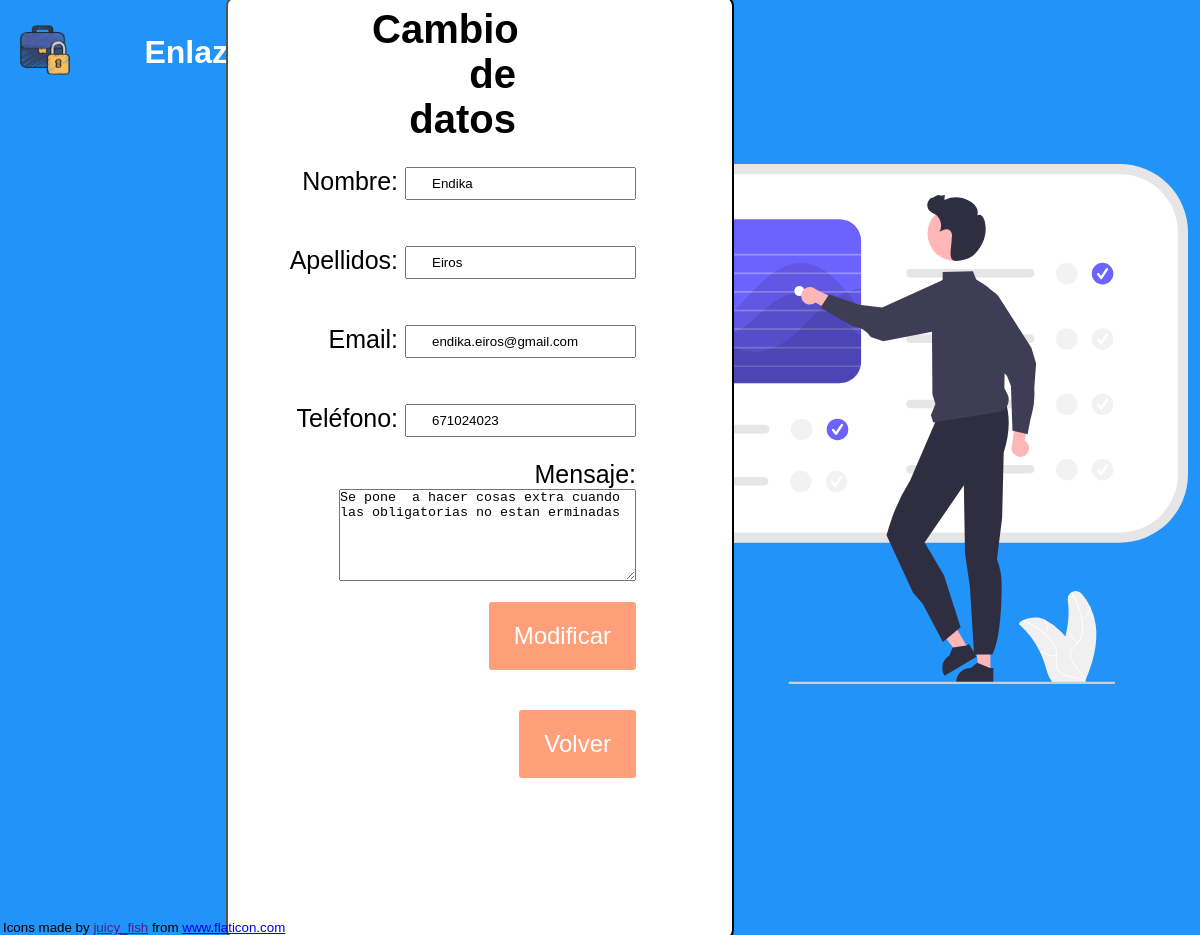
The page /app/modificarmensaje.php?id=1 on the database as committed earlier.
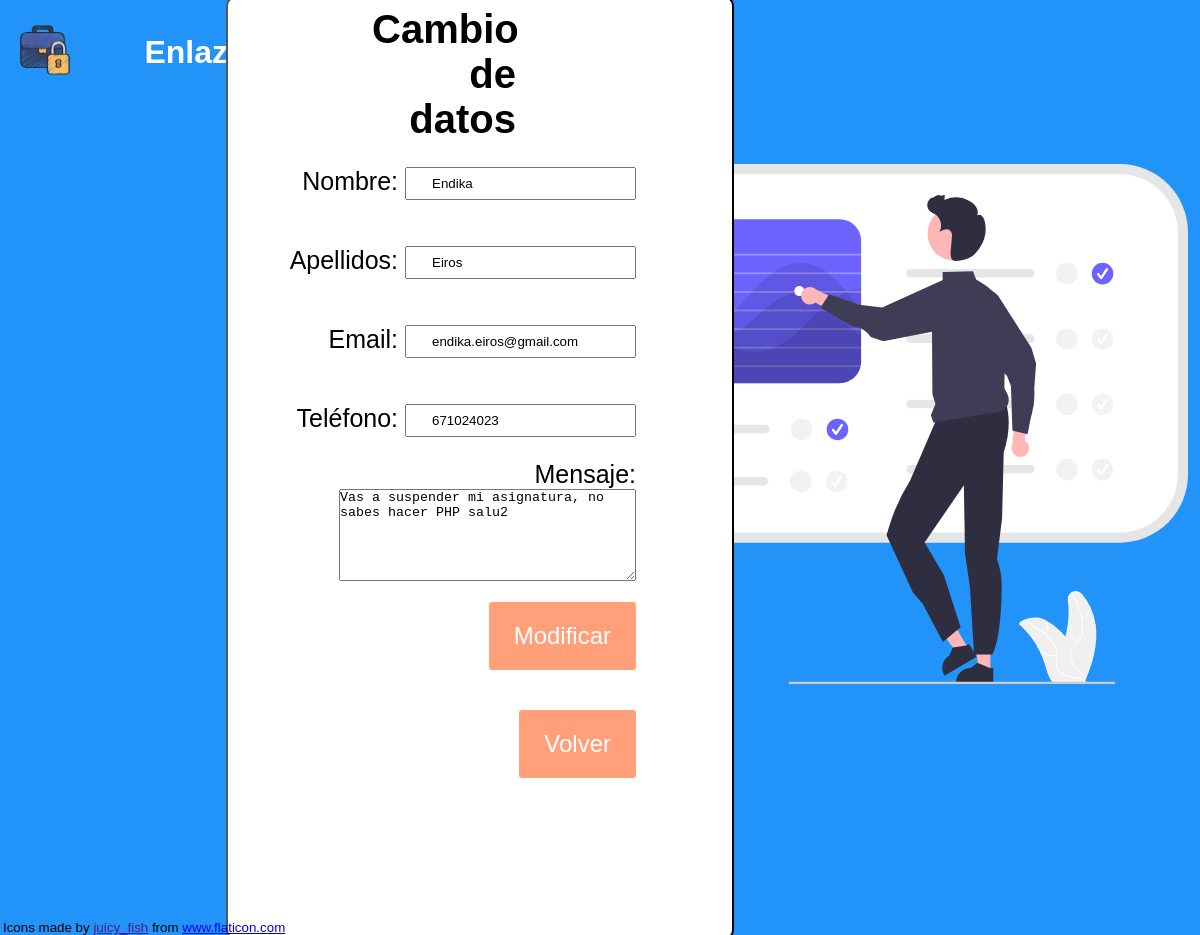
The same page on the database as committed later.
### tables this page shows
CREATE TABLE comentarios (
  ID int(4) PRIMARY KEY,
  NRECEP varchar(20) NOT NULL,
  ARECEP varchar(20) NOT NULL,
  ERECEP varchar(40) NOT NULL,
  Telefono int(9) NOT NULL,
  MSG varchar(8000) NOT NULL,
  EMISOR varchar(40) NOT NULL
);

### app/modificarmensaje.php (the view, shortened to what this page needs)
<?php
    require("db_con.php");
    $id= $_GET["id"];
    $sql = "SELECT * FROM comentarios WHERE ID=?";
    $test= $conn->prepare($sql);
    $test->bind_param('i', $id);
    if ($test->execute()) {
        $result = $test->get_result();
        $com = $result->fetch_assoc();
        $NombreR= $com['NRECEP'];
        $ApellidosR= $com['ARECEP'];
        $EmailR =$com['ERECEP'];
        $TelefonoR =$com['Telefono'];
        $Mensaje =$com['MSG'];
    }
    echo
    "<!DOCTYPE html>
    <html lang='es'>
        <head>
            <meta charset='UTF-8'>
            <meta http-equiv='X-UA-Compatible' content='IE=edge'>
            <meta name='viewport' content='width=device-width, initial-scale=1.0'>
            <title>EnlazadIn perfil</title>
            <link rel='shortcut icon' href='/img/briefcase.png' type='image/x-icon'>
            <link rel='stylesheet' href='/css/perfil.css'>
        </head>
        <header>
            <div id='menu'>
                <ul>
                    <li id='logo'>
                        <a href='/index.html'>
                            <img src='/img/briefcase.png' width='50'>
                        </a>
                    </li>
                    <li id='nombre-pagina'>
                        <h1>EnlazadIN</h1>
                    </li>
                </ul>
            </div>
        </header>
        <body>
            <main>
                <form name='datos' method='post'>
                    <h1>Cambio de datos</h1>
                    Nombre: <input type='text' name='nombre' value={$NombreR}><br>
                    Apellidos: <input type='text' name='apellidos' value={$ApellidosR}><br>
                    Email: <input type='text' name='email' value={$EmailR}><br>
                    Teléfono: <input type='text' name='telefono' value={$TelefonoR}><br>
                    Mensaje: <textarea name='mensaje' rows='6' cols='35'>{$Mensaje}</textarea><br>
                    <input type='submit' name='modificar' class='button' value='Modificar' />
                </form>
                <form action='/modificarforopersonal.php'>
                    <button id='volver' class='button'>Volver</button>
                </form>
            </main>
            <div id='imagen'>
                <img src='img/undraw_Control_panel_re_y3ar.svg'>
            </div>
            <footer>
                Icons made by <a href='' title='juicy_fish'>juicy_fish</a> from <a href='https://www.flaticon.com/' title='Flaticon'>www.flaticon.com</a>
            </footer>
        </body>
    </html>";
?>

### app/css/perfil.css (style rules this page uses)
* { padding: 0; margin: 0; }
body { font-family: 'Lucida Sans', 'Lucida Sans Regular', 'Lucida Grande', 'Lucida Sans Unicode', Geneva, Verdana, sans-serif; background-color: #2293f8; background-size: cover; width: 100%; height: 100%; }
#logo { margin: 25px 20px; }
header { color: white; }
header #menu ul li h1 { padding: 0px 50px; }
header #menu ul li { display: inline-block; vertical-align: middle; }
main { background:white; color: black; border-radius: 10px; border-width:2px; border-style:outset; border-color: black; width: 475px; width: 40%; height: 940px; padding-left: 2%; position: absolute; top: 50%; left: 40%; transform: translate(-50%, -50%); }
main form { font-size: 25px; width: 80%; margin: 2% 0%; padding: 0px 0px; text-align: right; }
main form h1 { font-size: 40px; margin: 2px 120px; }
input { padding: 7px 25px; display: inline-block; vertical-align: middle; margin: 23px 0px; }
.button { background-color:lightsalmon; border: 0; border-radius: 3px; color: white; cursor: pointer; font-size: 24px; padding: 20px 25px; margin: 15px 0; }
#imagen img { margin-right: 1%; margin-top: 5%; vertical-align: middle; float: right; width: 700px; }
footer { margin: 0px 3px; position: absolute; bottom: 0px; width: 100%; font-size: smaller; }

Rows that differ between the two databases and show on the page:
changed comentarios "Endika": mensaje "Se pone a hacer cosas extra cuando las obligatorias no estan erminadas" → "Vas a suspender mi asignatura, no sabes hacer PHP salu2"
